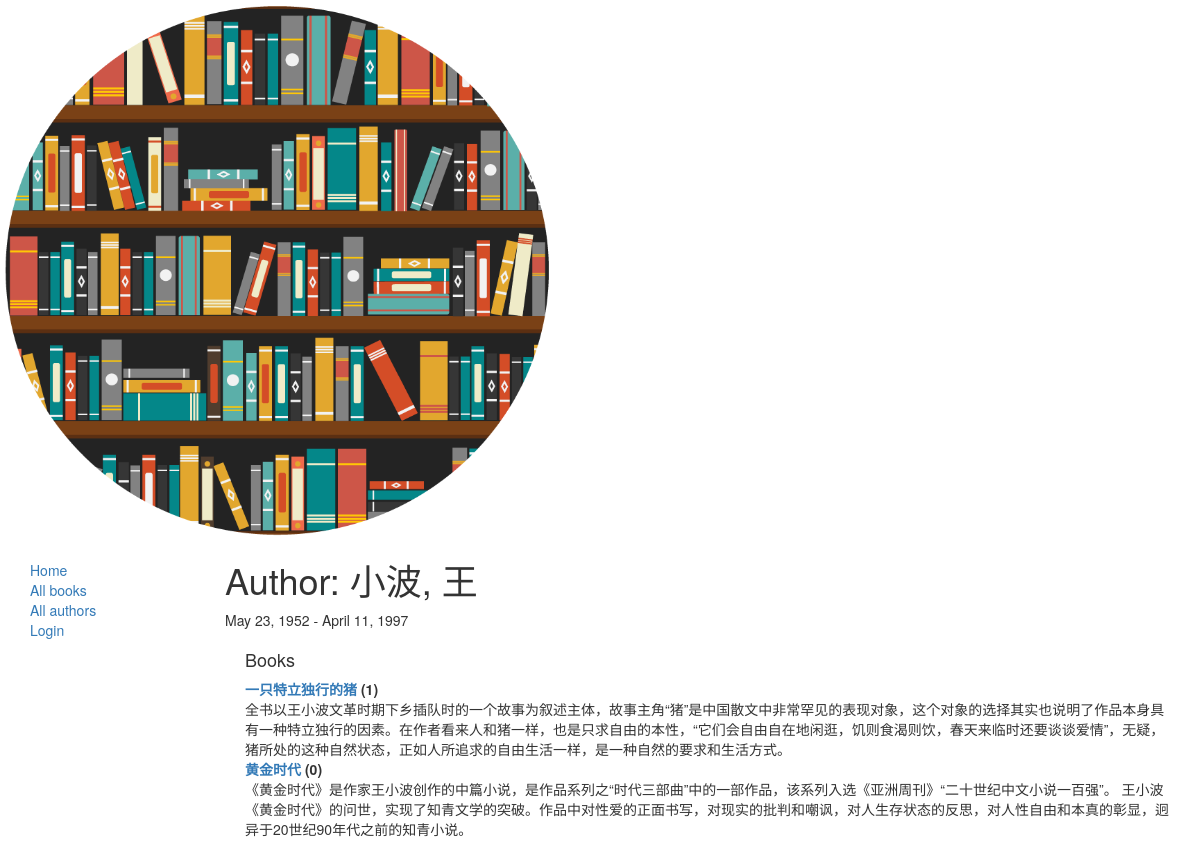
/catalog/author/1, run on an earlier commit of the app's database.
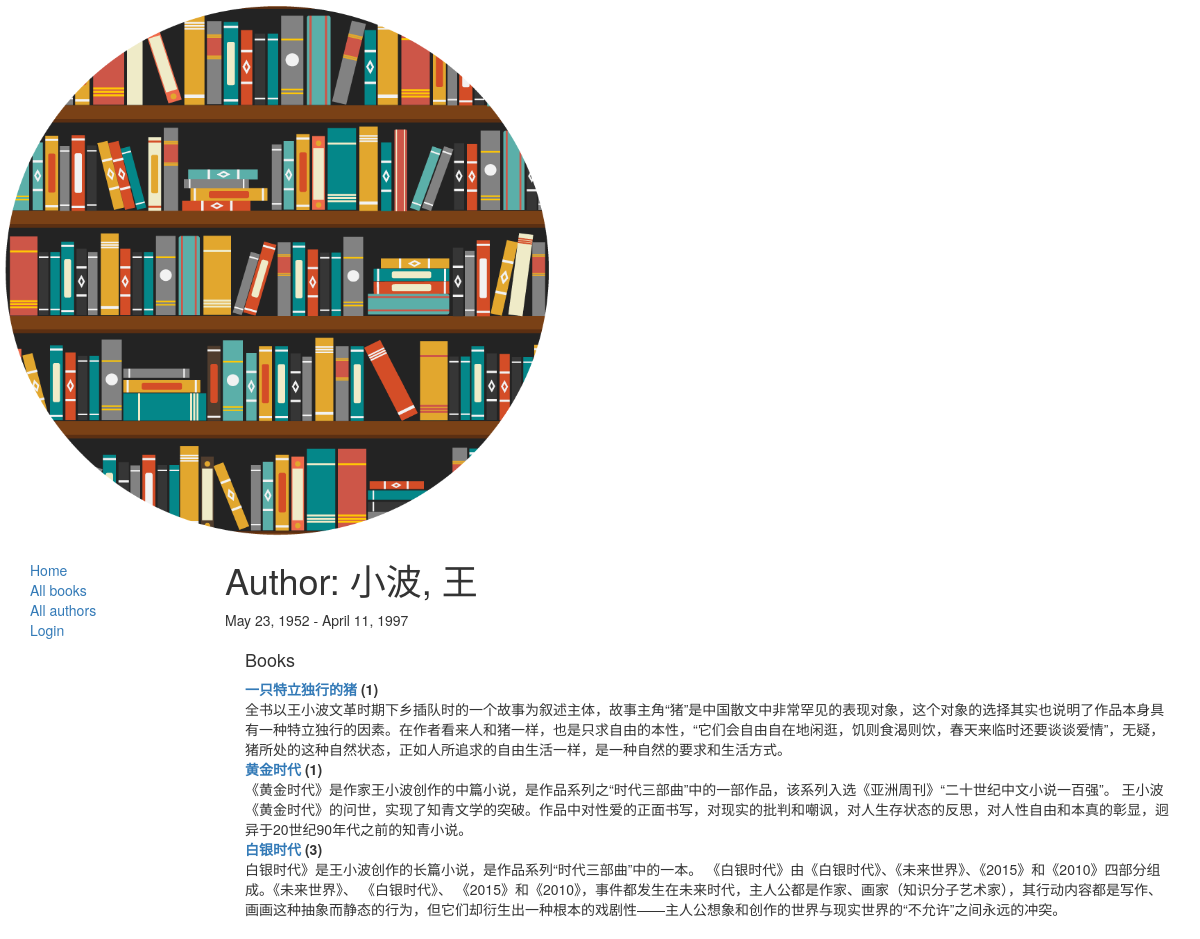
And on a later commit of the database.
### catalog/models.py (models this page shows, shortened)
class Author(models.Model):
    first_name = models.CharField(max_length=100)
    last_name = models.CharField(max_length=100)
    date_of_birth = models.DateField(null=True, blank=True)
    date_of_death = models.DateField('Died', null=True, blank=True)
    def __str__(self):
        return '%s, %s' % (self.last_name, self.first_name)

class Book(models.Model):
    title = models.CharField(max_length=200)
    author = models.ForeignKey('Author', on_delete=models.SET_NULL, null=True)
    summary = models.TextField(max_length=1000, help_text="Enter a brief description of the book")
    isbn = models.CharField('ISBN', max_length=13,
                            help_text='13 Character <a href="https://www.isbn-international.org/content/what-isbn'
                                      '">ISBN number</a>')
    genre = models.ManyToManyField(Genre, help_text="Select a genre for this book")
    language = models.ForeignKey('Language', on_delete=models.SET_NULL, null=True)
    def __str__(self):
        return self.title
    def display_genre(self):
        """
        Creates a string for the Genre. This is required to display genre in Admin.
        """
        return ','.join([genre.name for genre in self.genre.all()[:3]])
    display_genre.short_description = 'Genre'

### catalog/views.py (the view)
# urls.py: path('author/<int:pk>', views.AuthorDetailView.as_view(), name='author-detail'),
class AuthorDetailView(generic.DetailView):
    model = Author

### catalog/templates/catalog/author_detail.html
{% extends "base_generic.html" %}
{% block content %}
<h1>Author: {{ author }} </h1>
<p>{{author.date_of_birth}} - {% if author.date_of_death %}{{author.date_of_death}}{% endif %}</p>
<div style="margin-left:20px;margin-top:20px">
<h4>Books</h4>
<dl>
{% for book in author.book_set.all %}
  <dt><a href="{% url 'book-detail' book.pk %}">{{book}}</a> ({{book.bookinstance_set.all.count}})</dt>
  <dd>{{book.summary}}</dd>
{% endfor %}
</dl>
</div>
{% endblock %}

### catalog/templates/base_generic.html (shortened to what this page needs)
<html lang="en">
<head>
    <link rel="stylesheet" href="https://maxcdn.bootstrapcdn.com/bootstrap/3.3.7/css/bootstrap.min.css">
    {% load static %}
    <img src="{% static 'images/local_library_model_uml.png' %}" alt="My image" style="width:555px;height:540px;">
    {% load static %}
    <link rel="stylesheet", href="{% static 'css/styles.css' %}">
</head>
<body>
    <div class="container-fluid">
        <div class="col-sm-2">
        {% block sidebar %}
        <ul class="sidebar-nav">
            <li><a href="{% url 'index' %}">Home</a></li>
            <li><a href="{% url 'books' %}">All books</a></li>
            <li><a href="">All authors</a></li>
            {% if user.is_authenticated %}
            <li>User: {{ user.get_username }}</li>
            <li><a href="{% url 'my-borrowed' %}">My Borrowed</a></li>
            <li><a href="{% url 'logout'%}?next={{request.path}}">Logout</a></li>
            {% else %}
            <li><a href="{% url 'login'%}?next={{request.path}}">Login</a></li>
            {% endif %}
        </ul>
        {% endblock %}
        </div>
        <div class="col-sm-10">
            {% block content %}{% endblock %}
        </div>
    </div>
</body>
</html>

### catalog/static/css/styles.css (style rules this page uses)
.sidebar-nav { margin-top: 20px; padding: 0; list-style: none; }

What changed in the data, as far as the page shows it:
changed Book "黄金时代": bookinstance_set.all.count "0" → "1"
added Book: title "白银时代", bookinstance_set.all.count "3", summary "白银时代》是王小波创作的长篇小说，是作品系列“时代三部曲”中的一本。 《白银时代》由《白银时代》、《未来世界》、《2015》和《2010》四部分组成。《未来世界》、 《白银时代》、 《2015》和《2010》，事件都发生在未来时代，主人公都是作家、画家（知识分子艺术家），其行动内容都是写作、画画这种抽象而静态的行为，但它们却衍生出一种根本的戏剧性——主人公想象和创作的世界与现实世界的“不允许”之间永远的冲突。"
